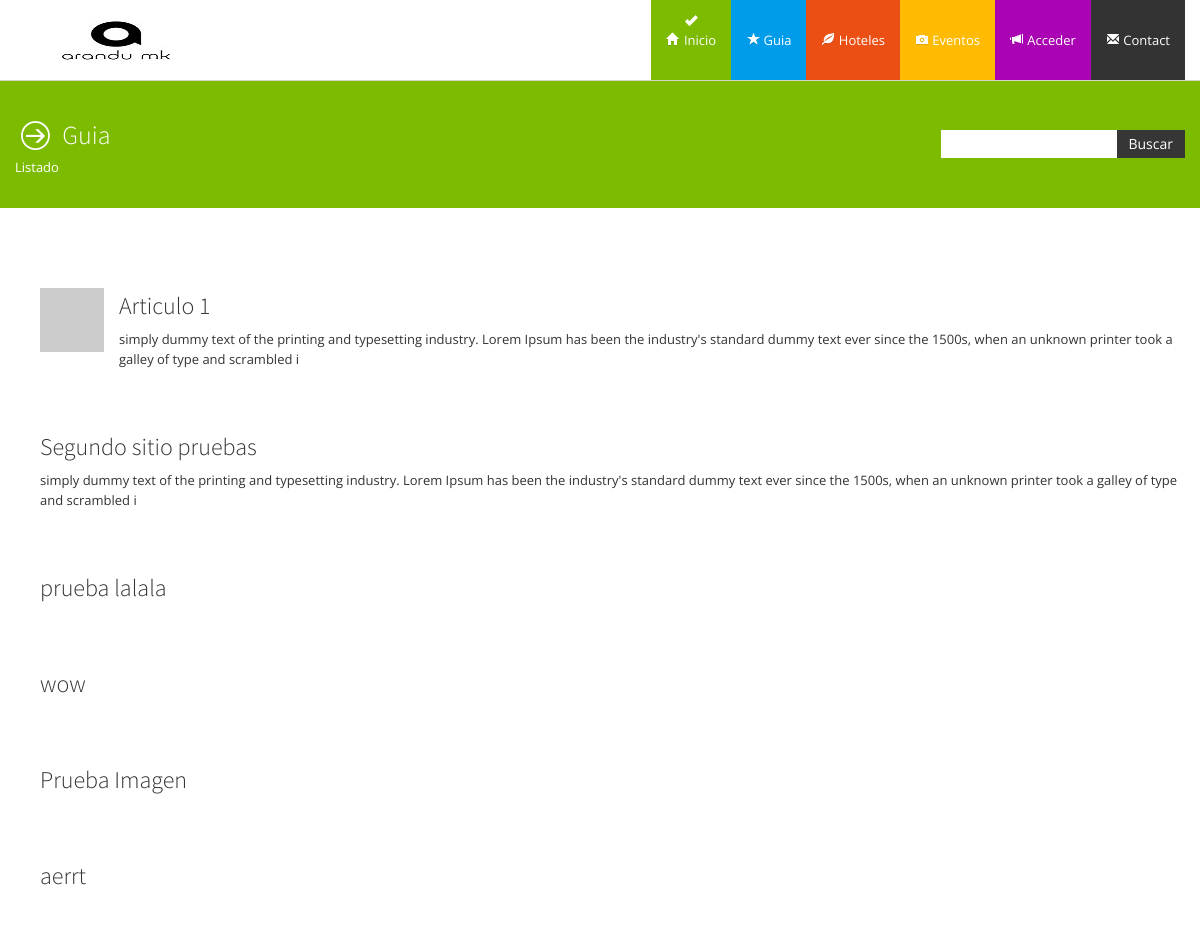
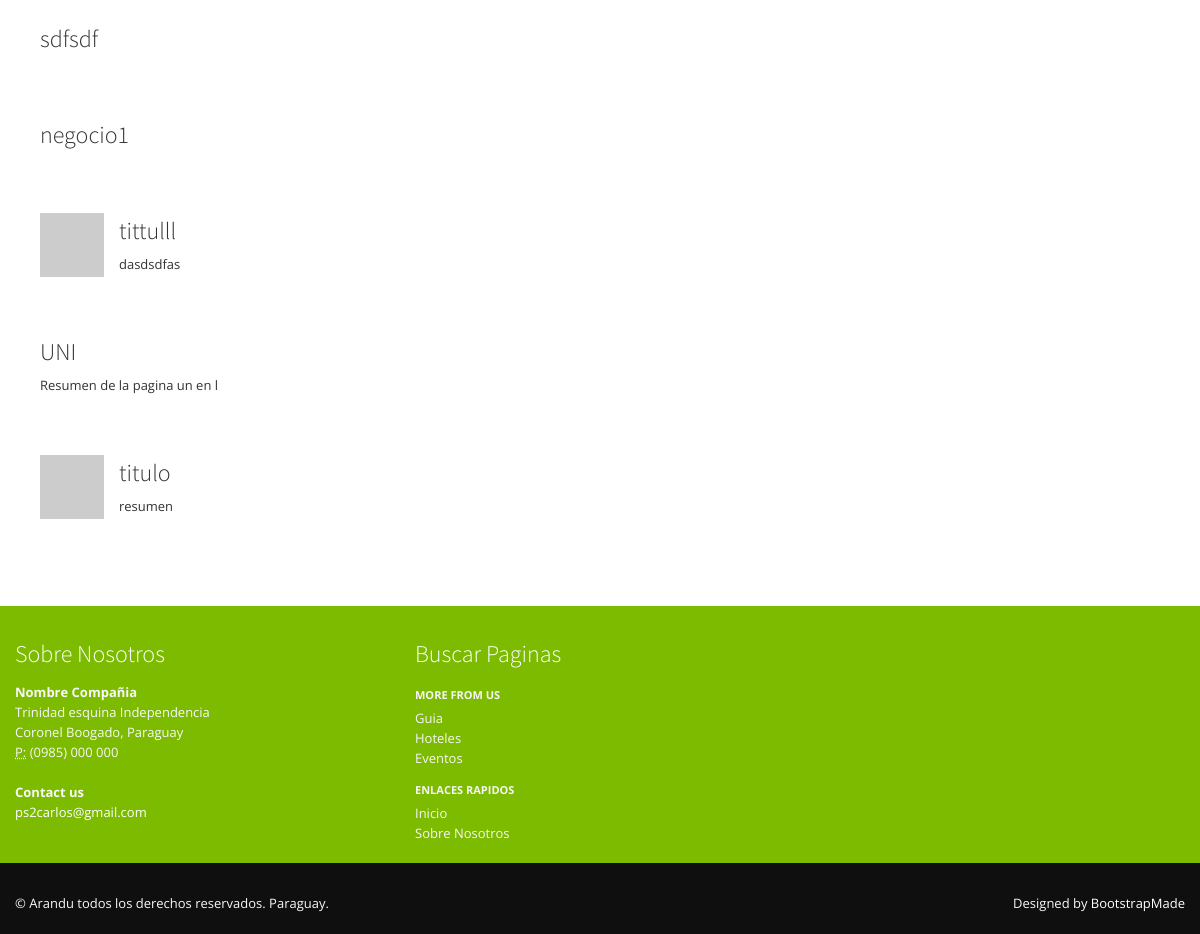
Screenshot of /public/guia.php with the database file from the repository (2 pictures, top to bottom).
### tables this page shows
CREATE TABLE `contenidos` (
  `id` int(11) NOT NULL,
  `titulo` varchar(200) NOT NULL,
  `contenido` longtext NOT NULL,
  `fecha_publicacion` timestamp NOT NULL DEFAULT CURRENT_TIMESTAMP ON UPDATE CURRENT_TIMESTAMP,
  `tipo` varchar(20) NOT NULL,
  `categoria` varchar(100) NOT NULL,
  `alias` varchar(200) NOT NULL,
  `contacto` varchar(200) DEFAULT NULL,
  `direccion` varchar(200) DEFAULT NULL,
  `cod_zona` int(11) DEFAULT NULL,
  `urlimagen` varchar(200) DEFAULT NULL,
  `resumen` varchar(200) DEFAULT NULL
);

### setting/core.php (called while the page is built, shortened)
<?php
  require_once( 'mysql.php');
  require_once( '../public/lib/snippets.php');
  function posts($category = ''){
    $where = (strlen($category) > 0 ) ? "AND categoria = '$category' " : "";
    $mysql = new Mysql();
    $sql = <<<SQL
    SELECT * FROM contenidos WHERE tipo = 'POST' $where
SQL;
    $res = $mysql->search($sql);
    return $res;
  }
  function page(){
    $uri = substr($_SERVER['REQUEST_URI'], 1);
    $uri = str_replace(Config::PATH_ROOT, "", $uri);
    $mysql = new Mysql();
    $sql = <<<SQL
    SELECT * FROM contenidos WHERE alias = '$uri' LIMIT 1
SQL;
    $res = $mysql->search($sql);
    while( is_array($res[0]) &&  list($key,$value) = each($res[0]) ){
	  if($key == 'contenido'){
	    $value = analizadorContenido( urldecode($value) );
	  }
    }
  }
  function analizadorContenido($contenido){
    $pattern = '/\[[a-z_]+[a-z0-9_]*((:{1}[a-z0-9_\-\s]+)+(,{1}[a-z0-9_\-\s]+)*)*\]/i';
    preg_match_all($pattern, $contenido, $coincidencias, PREG_OFFSET_CAPTURE);
    foreach($coincidencias[0] as $arr ){
	  $function = $arr[0];
	  $lenght_function = strlen($function);
	  $pos_string = strpos($contenido, $function);
	  $result_function = ejecutarFuncion($function);
	  $contenido = substr_replace($contenido, $result_function, $pos_string, $lenght_function );
    }
    return $contenido;
  }
  function ejecutarFuncion($function_string){
    $function =  extraerCadena($function_string, "[", "]");
    $arr_ftn = explode(":", $function);
    $function_name = $arr_ftn[0];
    $params = explode(",", $arr_ftn[1]);
    $result_function = (function_exists($function_name)) ? call_user_func_array($function_name, $params) : $function_string;
    return $result_function;
  }
  function  extraerCadena($str, $findBegin, $findEnd){
    $posbegin = strpos($str, $findBegin) + 1;
    $posend = strpos($str, $findEnd);
    return substr($str, $posbegin, $posend-$posbegin);
  }
  page( $_GET['page'] );
?>

### setting/mysql.php (called while the page is built, shortened)
<?php
class MySql{
    private $conn;
    public function connect(){
    try {
      $this->conn = new PDO("mysql:host=".Config::SERVERNAME.";dbname=".Config::DATABASE, Config::USERNAME, Config::PASSWORD);
      $this->conn->setAttribute(PDO::ATTR_ERRMODE, PDO::ERRMODE_EXCEPTION);
      return true;
    }catch(PDOException $e){
      echo "Connection failed: " . $e->getMessage();
      return false;
    }
    }
    public function search($sql){
      try{
      if($this->connect()){
        $stmt = $this->conn->prepare($sql);
        $stmt->execute();
        $stmt->setFetchMode(PDO::FETCH_ASSOC);
        return $stmt->fetchAll();
      }else{
        return array();
      }
      }catch(PDOEXception $e){
      echo $sql ."<br />". $e->getMessage();
      return false;
      }
    }
}
?>

### public/lib/snippets.php (the view, shortened to what this page needs)
<?php
function mis_peliculas(){
  $posts = posts();
   while(is_array($posts) && list($k, $v) = each($posts) ){
     $titulo = $v['titulo'];
     $id = $v['alias'];
     $resumen = $v['resumen'];
     $urlimagen = $v['urlimagen'];
     $li .= <<<HTML
     <ul class="media-list">
       <li class="media">
         <a class="pull-left" href="$id">
           <img class="media-object" src="$urlimagen">
         </a>
         <div class="media-body">
           <h4  class="media-heading" >$titulo </h4>
           $resumen
           <div class="media">
          </div>
         </div>
       </li>
     </ul>
HTML;
    }
   return "<ul>$li</ul>";
}
?>

### public/assets/css/style.css (style rules this page uses)
.media, .media .media { margin-top: 20px; }
.media-list .media { margin-top:30px; }
.media .pull-left { margin-right: 15px; }

### public/assets/color/success.css (style rules this page uses)
a { color: #7cbb00; }

### public/assets/css/overwrite.css (style rules this page uses)
img { max-width: 100%; width: auto\9; height: auto; vertical-align: middle; border: 0; -ms-interpolation-mode: bicubic; }
body { margin: 0; font-family: 'Open Sans',"Helvetica Neue", Helvetica, Arial, sans-serif; font-size: 13px; line-height: 1.6em; color: #333333; background-color: #ffffff; }
a { color: #0088cc; text-decoration: none; }
h1, h2, h3, h4, h5, h6 { font-family: 'Source Sans Pro', sans-serif; font-weight:300; }
h4 { font-size: 24px; }

### rows the page displays
contenidos: titulo "Articulo 1", resumen "simply dummy text of the printing and typesetting industry. Lorem Ipsum has been the industry's standard dummy text ever since the 1500s, when an unknown printer took a galley of type and scrambled i"
contenidos: titulo "Segundo sitio pruebas", resumen "simply dummy text of the printing and typesetting industry. Lorem Ipsum has been the industry's standard dummy text ever since the 1500s, when an unknown printer took a galley of type and scrambled i"
contenidos: titulo "prueba lalala"
contenidos: titulo "wow"
contenidos: titulo "Prueba Imagen"
contenidos: titulo "aerrt"
contenidos: titulo "sdfsdf"
contenidos: titulo "negocio1"
contenidos: titulo "tittulll", resumen "dasdsdfas"
contenidos: titulo "UNI", resumen "Resumen de la pagina un en l"
contenidos: titulo "titulo", resumen "resumen"

### other values shown
page_info('titulo') "Guia"
site_info('titulo') "Arandu"
site_info('direccion') "Paraguay"
